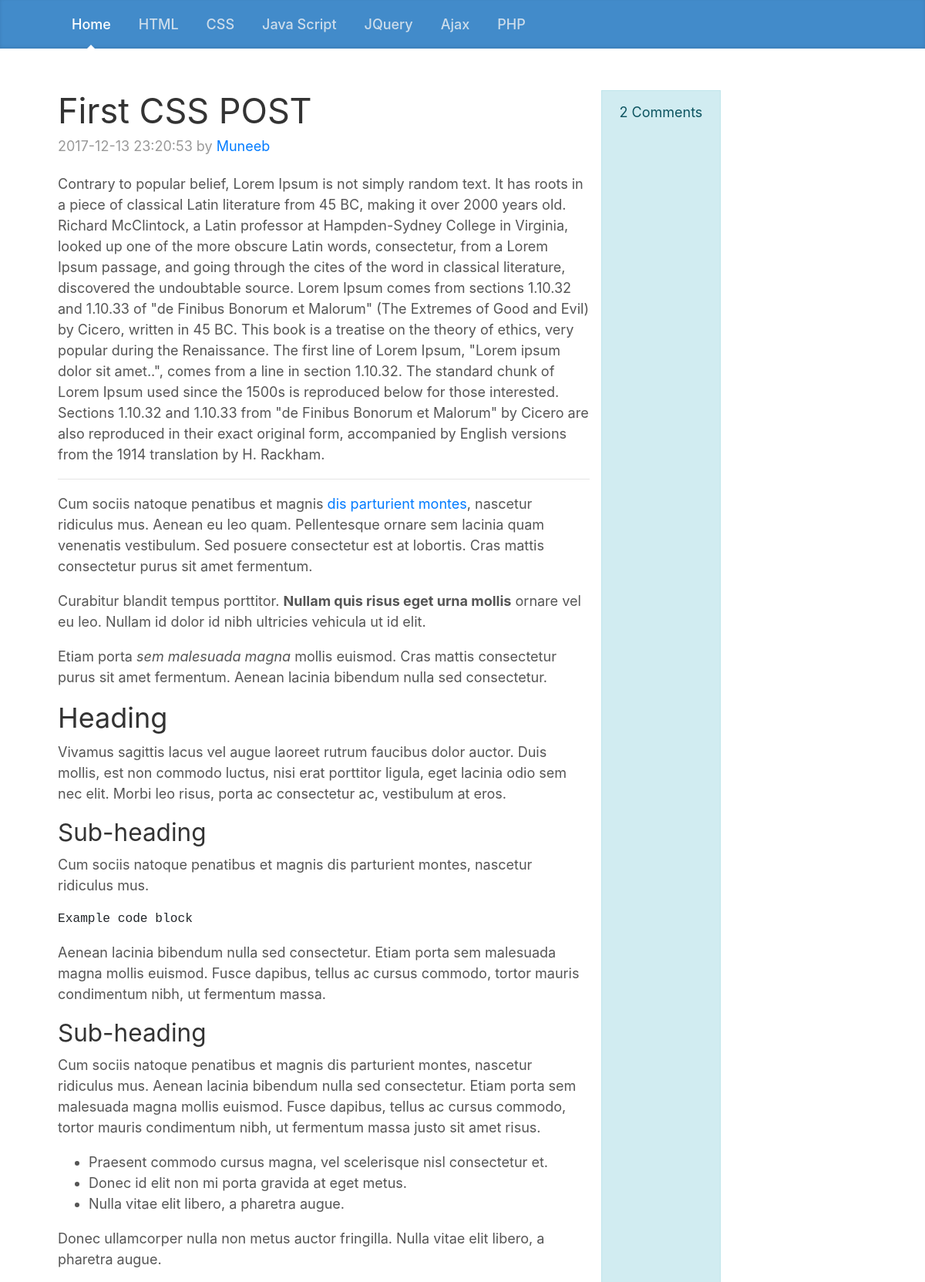
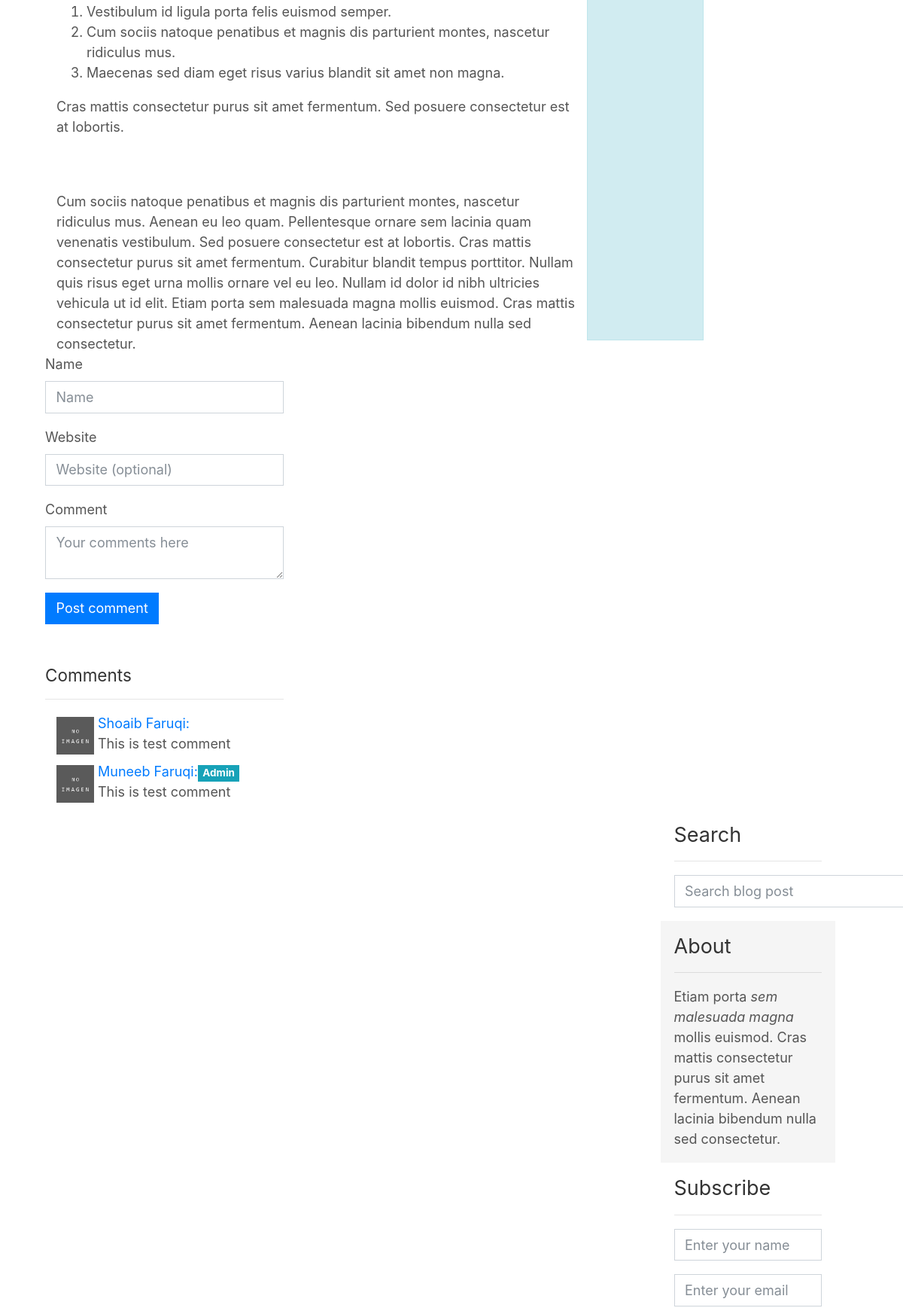
Screenshot of /single.php?post=3 (upper part) with the database file from the repository (2 pictures, top to bottom).
### tables this page shows
CREATE TABLE `tbl_categories` (
  `id` int(11) NOT NULL,
  `cat_text` varchar(100) NOT NULL
);

CREATE TABLE `tbl_posts` (
  `id` int(11) NOT NULL,
  `post_title` varchar(100) NOT NULL,
  `post_body` text NOT NULL,
  `date_time` timestamp NOT NULL DEFAULT CURRENT_TIMESTAMP,
  `post_author` varchar(50) NOT NULL,
  `post_keywords` varchar(200) NOT NULL,
  `post_category` int(11) NOT NULL
);

### single.php (the view)
<?php
	include 'includes/header.php';
  $sql_get_post = isset($_GET['post']) ? "SELECT * FROM tbl_posts WHERE id='".mysqli_real_escape_string($link,$_GET['post'])."'" : "" ;
  $result= $link->query($sql_get_post);
?>
           <?php
            if($result->num_rows >0){
              while ($row = $result->fetch_assoc()) {
           ?>
           <div class="blog-post">
            <h1 class="blog-post-title"><?php echo $row['post_title']; ?></h1>
            <p class="blog-post-meta"><?php echo $row['date_time']; ?> by <a href="#"><?php echo $row['post_author']; ?></a></p>
            <?php
              echo $row['post_body'];
             ?>
            </div>
          <?php
              }
           }
          ?>
          <blockquote class="alert alert-info">2 Comments</blockquote>
          <div class="comment-area">
            <form>
              <div class="form-group">
                <label for="exampleInputEmail1">Name</label>
                <input type="text" name="name" class="form-control" id="exampleInputEmail1" placeholder="Name">
              </div>
              <div class="form-group">
                <label for="exampleInputEmail1">Website</label>
                <input type="text" name="website" class="form-control" id="exampleInputEmail1" placeholder="Website (optional)">
              </div>
              <div class="form-group">
                <label for="exampleInputPassword1">Comment</label>
                <textarea name="comment" class="form-control" placeholder="Your comments here"></textarea>
              </div>
              <button type="submit" name="post_comment" class="btn btn-primary">Post comment</button>
            </form>
            <br><br>
            <h5>Comments</h5><hr>
            <div class="comment">
              <div class="comment-head">
                <a href="#">Shoaib Faruqi:</a>
              <img width="50" height="50" src="img/noimg.jpg">
              </div>
              This is test comment
            </div>
            <div class="comment">
              <div class="comment-head">
                <a href="#">Muneeb Faruqi:</a><button class="btn btn-sm btn-info badge">Admin</button>
              <img width="50" height="50" src="img/noimg.jpg">
              </div>
              This is test comment
            </div>
          </div>
          <br>
        <?php
        	include "includes/sidebar.php";
        	include "includes/footer.php";
        ?>

### includes/header.php (shortened to what this page needs)
<?php
	include 'includes/dbcon.php';
  $sql_cats= "SELECT * FROM tbl_categories";
  $result = $link->query($sql_cats);
?>
<!doctype html>
<html lang="en">
  <head>
    <link href="css/bootstrap.css" rel="stylesheet">
    <link href="css/custom.css" rel="stylesheet">
    <link href="css/blog.css" rel="stylesheet">
  </head>
  <body>
    <header>
      <div class="blog-masthead">
        <div class="container">
          <nav class="nav">
            <?php
              $home_active = isset($_GET['category']) ? "<a class=\"nav-link\" href=\"index.php\">Home</a>" : "<a class=\"nav-link active\" href=\"index.php\">Home</a>";
               echo $home_active;
              if($result->num_rows > 0){
                while($row = $result->fetch_assoc()){
                  $cat_active = ( isset($_GET['category']) && $row['id'] == $_GET['category'] ) ? "active" : "";
                  ?>
                    <a class="nav-link <?php echo $cat_active; ?>" href="index.php?category=<?php echo $row['id']; ?>"><?php echo $row['cat_text']; ?></a>
                  <?php
                }
              }
            ?>
          </nav>
        </div>
      </div>
    </header>
    <main role="main" class="container">
      <div class="row">
        <div class="col-sm-8 blog-main">

### css/custom.css (style rules this page uses)
* { border-radius: 0 !important; }

### css/blog.css (style rules this page uses)
@media (min-width: 48em) { html { font-size: 18px; } }
body { color: #555; }
h1, .h1, h2, .h2, h3, .h3, h4, .h4, h5, .h5, h6, .h6 { font-weight: 400; color: #333; }
.container { max-width: 60rem; }
.blog-masthead { margin-bottom: 3rem; background-color: #428bca; box-shadow: inset 0 -.1rem .25rem rgba(0,0,0,.1); }
.nav-link { position: relative; padding: 1rem; font-weight: 500; color: #cdddeb; }
.nav-link.active { color: #fff; }
.nav-link.active::after { position: absolute; bottom: 0; left: 50%; width: 0; height: 0; margin-left: -.3rem; vertical-align: middle; content: ""; border-right: .3rem solid transparent; border-bottom: .3rem solid; border-left: .3rem solid transparent; }
.blog-post { margin-bottom: 4rem; }
.blog-post-title { margin-bottom: .25rem; font-size: 2.5rem; }
.blog-post-meta { margin-bottom: 1.25rem; color: #999; }
.comment { margin: 10px; }
.comment img { margin: 5px; float: left; }

### rows the page displays
tbl_categories: cat_text "HTML"
tbl_categories: cat_text "CSS"
tbl_categories: cat_text "Java Script"
tbl_categories: cat_text "JQuery"
tbl_categories: cat_text "Ajax"
tbl_categories: cat_text "PHP"
tbl_posts: post_title "First CSS POST", date_time "2017-12-13 23:20:53", post_author "Muneeb", post_body "Contrary to popular belief, Lorem Ipsum is not simply random text. It has roots in a piece of classical Latin literature from 45 BC, making it over 2000 years old. Richard McClintock, a Latin professor at Hampden-Sydney College in Virginia, looked up one of the more obscure Latin words, consectetur, from a Lorem Ipsum passage, and going through the cites of the word in classical literature, discovered the undoubtable source. Lorem Ipsum comes from sections 1.10.32 and 1.10.33 of \"de Finibus Bonorum et Malorum\" (The Extremes of Good and Evil) by Cicero, written in 45 BC. This book is a treatise on the theory of ethics, very popular during the Renaissance. The first line of Lorem Ipsum,…"
